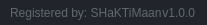
              <widget class="QFrame" name="frame_grip">
               <property name="minimumSize">
                <size>
                 <width>0</width>
                 <height>25</height>
                </size>
               </property>
               <property name="maximumSize">
                <size>
                 <width>16777215</width>
                 <height>25</height>
                </size>
               </property>
               <property name="styleSheet">
                <string notr="true">background-color: rgb(33, 37, 43);</string>
               </property>
               <property name="frameShape">
                <enum>QFrame::NoFrame</enum>
               </property>
               <property name="frameShadow">
                <enum>QFrame::Raised</enum>
               </property>
               <layout class="QHBoxLayout" name="horizontalLayout_6">
                <property name="spacing">
                 <number>0</number>
                </property>
                <property name="leftMargin">
                 <number>0</number>
                </property>
                <property name="topMargin">
                 <number>0</number>
                </property>
                <property name="rightMargin">
                 <number>2</number>
                </property>
                <property name="bottomMargin">
                 <number>0</number>
                </property>
                <item>
                 <widget class="QFrame" name="frame_label_bottom">
                  <property name="frameShape">
                   <enum>QFrame::NoFrame</enum>
                  </property>
                  <property name="frameShadow">
                   <enum>QFrame::Raised</enum>
                  </property>
                  <layout class="QHBoxLayout" name="horizontalLayout_7">
                   <property name="spacing">
                    <number>0</number>
                   </property>
                   <property name="leftMargin">
                    <number>10</number>
                   </property>
                   <property name="topMargin">
                    <number>0</number>
                   </property>
                   <property name="rightMargin">
                    <number>10</number>
                   </property>
                   <property name="bottomMargin">
                    <number>0</number>
                   </property>
                   <item>
                    <widget class="QLabel" name="label_credits">
                     <property name="font">
                      <font>
                       <family>Segoe UI</family>
                      </font>
                     </property>
                     <property name="styleSheet">
                      <string notr="true">color: rgb(98, 103, 111);</string>
                     </property>
                     <property name="text">
                      <string>Registered by: SHaKTiMaan</string>
                     </property>
                    </widget>
                   </item>
                   <item>
                    <widget class="QLabel" name="label_version">
                     <property name="maximumSize">
                      <size>
                       <width>100</width>
                       <height>16777215</height>
                      </size>
                     </property>
                     <property name="font">
                      <font>
                       <family>Segoe UI</family>
                      </font>
                     </property>
                     <property name="styleSheet">
                      <string notr="true">color: rgb(98, 103, 111);</string>
                     </property>
                     <property name="text">
                      <string>v1.0.0</string>
                     </property>
                     <property name="alignment">
                      <set>Qt::AlignRight|Qt::AlignTrailing|Qt::AlignVCenter</set>
                     </property>
                    </widget>
                   </item>
                  </layout>
                 </widget>
                </item>
                <item>
                 <widget class="QFrame" name="frame_size_grip">
                  <property name="maximumSize">
                   <size>
                    <width>20</width>
                    <height>20</height>
                   </size>
                  </property>
                  <property name="styleSheet">
                   <string notr="true">QSizeGrip {
	background-image: url(:/16x16/icons/16x16/cil-size-grip.png);
	background-position: center;
	background-repeat: no-reperat;
}</string>
                  </property>
                  <property name="frameShape">
                   <enum>QFrame::NoFrame</enum>
                  </property>
                  <property name="frameShadow">
                   <enum>QFrame::Raised</enum>
                  </property>
                 </widget>
                </item>
               </layout>
              </widget>
